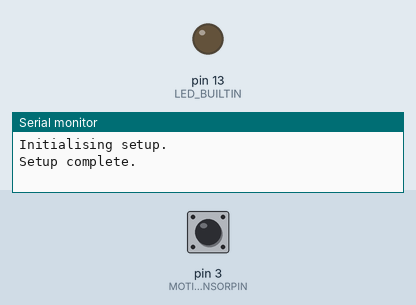
A sketch run on a simulated Arduino Uno, built with avr-gcc and run on an emulated ATmega328P. Shown: output pins drawn as LEDs (lit = HIGH), the last lines printed to the serial monitor. Inputs (shaded band) come from the test bench; at power-on: pin 3 (MOTIONSENSORPIN) LOW.

Above: at 1.2 s.
1.3 s: pin 3 (MOTIONSENSORPIN) driven HIGH
At 1.9 s:
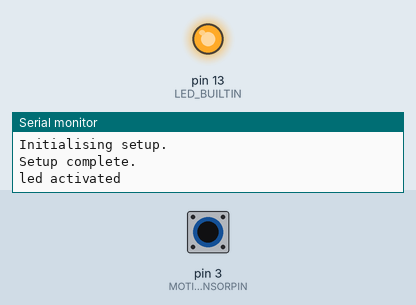
2.8 s: pin 3 (MOTIONSENSORPIN) pulsed LOW 2 times (0.12 s each, 0.3 s apart)
At 3.9 s:
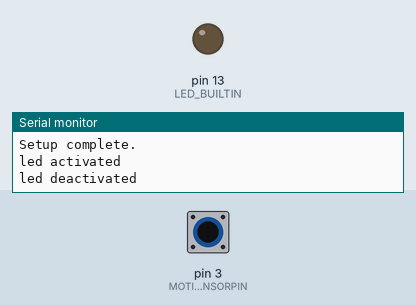
Timing chart, 0 to 5.8 s (numbered marks = the images above; inputs shaded):
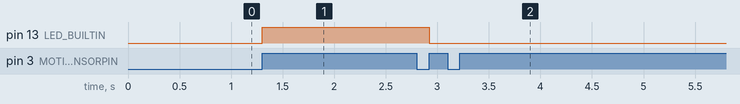

The sketch:

Task1.2P.ino
```cpp
/*
    Program for Arduino with pir motion sensor. Uses interrupts with pir motion sensor to switch inbuilt
    led state.
*/

// constants
int const MOTIONSENSORPIN = 3; // PIR motion sensor digital pin
String const ACTIVATEDMESSAGE = "led activated"; // output for when led is activated
String const DEACTIVATEDMESSAGE = "led deactivated"; // output for when led is deactivated
int const LEDCOOLDOWN = 1000; // minimum time in milliseconds between LED state changes

// globals
volatile int ledState = LOW; // default led state
volatile unsigned long ledStateChangeTime = 0; // time led last changed state in milliseconds since sketch start


/*
    Turns on built in LED and prints output to serial for debugging purposes.
*/
void turnOnLED() {
    digitalWrite(LED_BUILTIN, HIGH);
    Serial.println(ACTIVATEDMESSAGE);
}

/*
    Turns off built in LED and prints output to serial for debugging purposes.
*/
void turnoffLED() {
    digitalWrite(LED_BUILTIN, LOW);
    Serial.println(DEACTIVATEDMESSAGE);
}

/*
    Function called on interrupt
    - Activates built in LED and creates prints to serial if cooldown period passed.
    - Switches LED state between HIGH and LOW
*/
void handleActivation() {
    if (millis() - LEDCOOLDOWN >=  ledStateChangeTime) {
        if (ledState == LOW) {
            turnOnLED();
            ledState = HIGH;
            ledStateChangeTime = millis();
        }
        else {
            turnoffLED();
            ledState = LOW;
            ledStateChangeTime = millis();
        }
    }

}

/*
    Performs setup for sketch.
    - Begins serial output
    - Sets input pin for motion sensor
    - Sets build in led pin to output
    - Configures interrupt for motion sensor pin
*/
void setup() {
    Serial.begin(9600);
    Serial.println("Initialising setup.");
    pinMode(MOTIONSENSORPIN, INPUT);
    pinMode(LED_BUILTIN, OUTPUT);
    ledStateChangeTime = millis(); // initial state change of led - off
    // set motion sensor pin for interrupt - calls handleActivation on RISING
    attachInterrupt(digitalPinToInterrupt(MOTIONSENSORPIN), handleActivation, RISING);
    Serial.println("Setup complete.");
}

/*
*/
void loop() {
    // nada
}
```

Measured:
- after the input at 1.3 s, pin 13 (LED_BUILTIN): LOW → HIGH at once
- after the input at 2.8 s, pin 13 (LED_BUILTIN): HIGH → LOW after 0.12 s
